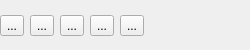
<?xml version="1.0" encoding="UTF-8"?>
<ui version="4.0">
 <class>ButtonBar</class>
 <widget class="QWidget" name="ButtonBar">
  <property name="geometry">
   <rect>
    <x>0</x>
    <y>0</y>
    <width>250</width>
    <height>50</height>
   </rect>
  </property>
  <property name="sizePolicy">
   <sizepolicy hsizetype="Preferred" vsizetype="Preferred">
    <horstretch>0</horstretch>
    <verstretch>0</verstretch>
   </sizepolicy>
  </property>
  <property name="minimumSize">
   <size>
    <width>250</width>
    <height>50</height>
   </size>
  </property>
  <property name="maximumSize">
   <size>
    <width>250</width>
    <height>50</height>
   </size>
  </property>
  <property name="baseSize">
   <size>
    <width>250</width>
    <height>50</height>
   </size>
  </property>
  <property name="cursor">
   <cursorShape>PointingHandCursor</cursorShape>
  </property>
  <property name="contextMenuPolicy">
   <enum>Qt::ContextMenuPolicy::DefaultContextMenu</enum>
  </property>
  <property name="windowTitle">
   <string>Form</string>
  </property>
  <property name="layoutDirection">
   <enum>Qt::LayoutDirection::LeftToRight</enum>
  </property>
  <widget class="QWidget" name="horizontalLayoutWidget">
   <property name="geometry">
    <rect>
     <x>0</x>
     <y>0</y>
     <width>252</width>
     <height>51</height>
    </rect>
   </property>
   <layout class="QHBoxLayout" name="horizontalLayout">
    <item>
     <widget class="QToolButton" name="saveButton">
      <property name="text">
       <string>...</string>
      </property>
      <property name="icon">
       <iconset resource="../resources.qrc">
        <normaloff>:/icons/icons/save.png</normaloff>:/icons/icons/save.png</iconset>
      </property>
      <property name="iconSize">
       <size>
        <width>30</width>
        <height>30</height>
       </size>
      </property>
     </widget>
    </item>
    <item>
     <widget class="QToolButton" name="clearButton">
      <property name="text">
       <string>...</string>
      </property>
      <property name="icon">
       <iconset resource="../resources.qrc">
        <normaloff>:/icons/icons/clear.png</normaloff>:/icons/icons/clear.png</iconset>
      </property>
      <property name="iconSize">
       <size>
        <width>30</width>
        <height>30</height>
       </size>
      </property>
     </widget>
    </item>
    <item>
     <widget class="QToolButton" name="runButton">
      <property name="text">
       <string>...</string>
      </property>
      <property name="icon">
       <iconset resource="../resources.qrc">
        <normaloff>:/icons/icons/play.png</normaloff>:/icons/icons/play.png</iconset>
      </property>
      <property name="iconSize">
       <size>
        <width>30</width>
        <height>30</height>
       </size>
      </property>
     </widget>
    </item>
    <item>
     <widget class="QToolButton" name="searchAndReplaceButton">
      <property name="text">
       <string>...</string>
      </property>
      <property name="icon">
       <iconset resource="../resources.qrc">
        <normaloff>:/icons/icons/searchReplace.png</normaloff>:/icons/icons/searchReplace.png</iconset>
      </property>
      <property name="iconSize">
       <size>
        <width>30</width>
        <height>30</height>
       </size>
      </property>
     </widget>
    </item>
    <item>
     <widget class="QToolButton" name="templateButton">
      <property name="text">
       <string>...</string>
      </property>
      <property name="icon">
       <iconset resource="../resources.qrc">
        <normaloff>:/icons/icons/template.png</normaloff>:/icons/icons/template.png</iconset>
      </property>
      <property name="iconSize">
       <size>
        <width>30</width>
        <height>30</height>
       </size>
      </property>
     </widget>
    </item>
    <item>
     <spacer name="horizontalSpacer">
      <property name="orientation">
       <enum>Qt::Orientation::Horizontal</enum>
      </property>
      <property name="sizeHint" stdset="0">
       <size>
        <width>40</width>
        <height>20</height>
       </size>
      </property>
     </spacer>
    </item>
   </layout>
  </widget>
 </widget>
 <resources>
  <include location="../resources.qrc"/>
 </resources>
 <connections/>
</ui>
